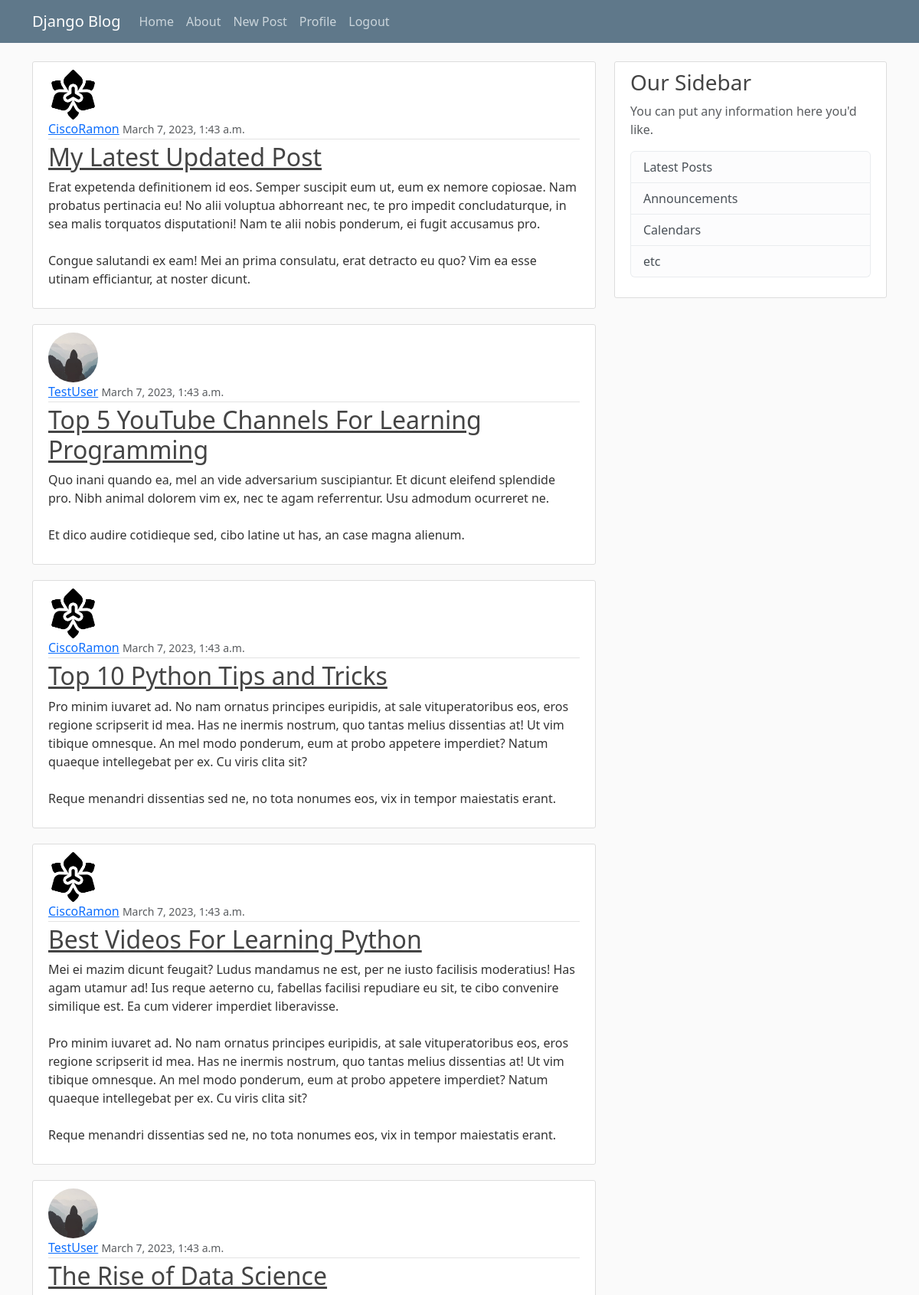
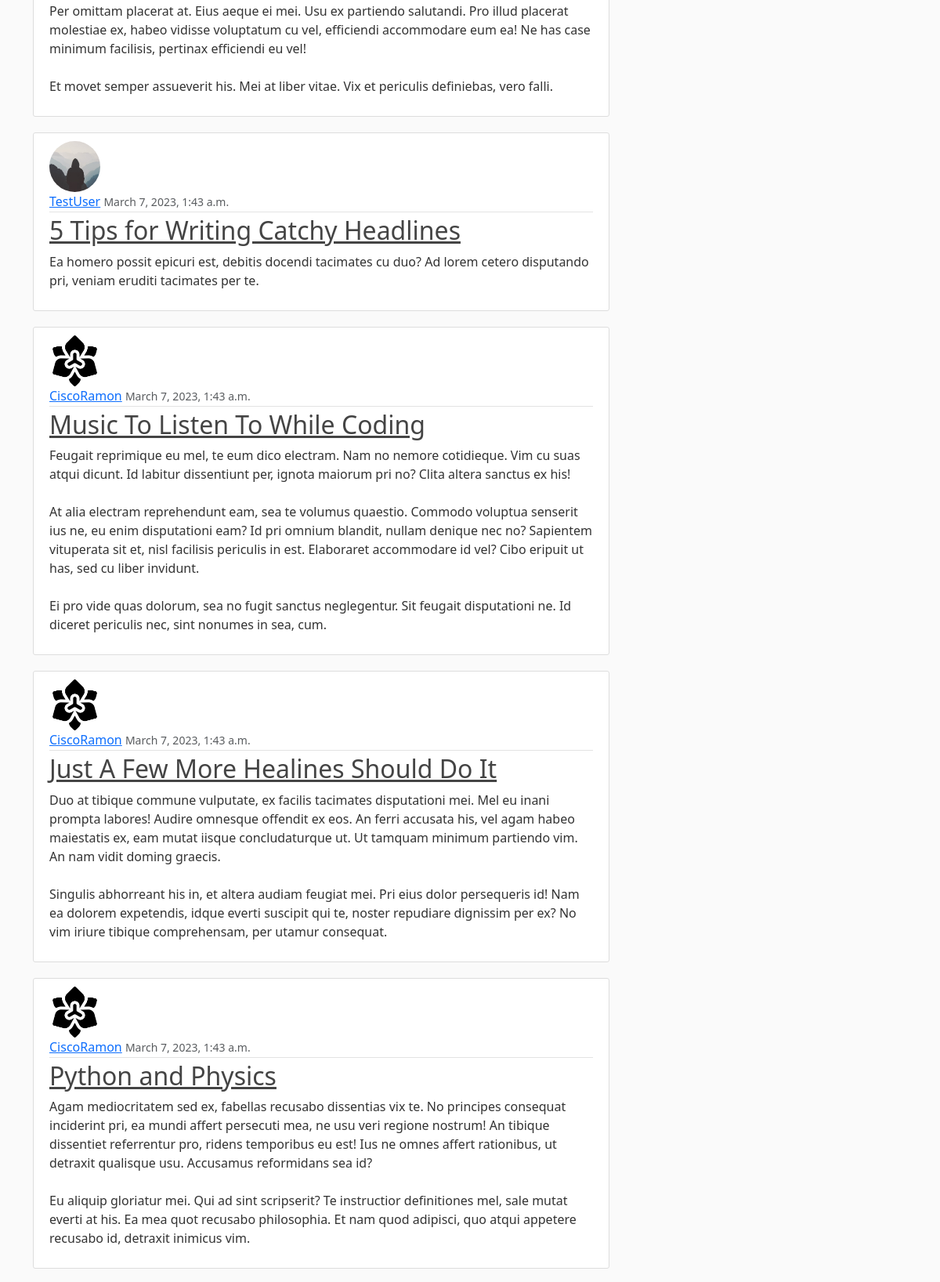
The app's page / (signed in, upper part) with its own data (2 pictures, top to bottom).
### blog/models.py (models this page shows, shortened)
class Post(models.Model):
    title = models.CharField(max_length=100)
    content = models.TextField()
    date_Posted = models.DateTimeField(auto_now_add=True)
    author = models.ForeignKey(User, on_delete=models.CASCADE)

### users/models.py (models this page shows, shortened)
class Profile(models.Model):
    user = models.OneToOneField(User, on_delete=models.CASCADE)
    image = models.ImageField(default='default.jpg',upload_to='profile_pics')

### blog/views.py (the view)
# urls.py: path('', PostListView.as_view(), name='blog-home'),
class PostListView(ListView):
    model = Post
    template_name = 'blog/home.html'
    context_object_name = 'posts' #taking the contexts from the
    ordering = ['-date_Posted'] #this changes the ordering of the posts (the lists being displayed) in our blog

### blog/templates/blog/home.html
{% extends 'blog/base.html' %}
{% block content %}
    {% for post in posts %}
    <article class="media content-section">
        <img class="rounded-circle article-img" src="{{ post.author.profile.image.url }}">
        <div class="media-body">
          <div class="article-metadata">
            <a class="mr-2" href="#">{{ post.author }}</a>
            <small class="text-muted">{{ post.date_Posted }}</small>
          </div>
          <h2><a class="article-title" href="{% url 'post-detail' post.id %}">{{ post.title }}</a></h2>
          <p class="article-content">{{ post.content }}</p>
        </div>
      </article>
    {% endfor %}
{% endblock content %}

### blog/static/blog/main.css (style rules this page uses)
body { background: #fafafa; color: #333333; margin-top: 5rem; }
h1, h2, h3, h4, h5, h6 { color: #444444; }
.content-section { background: #ffffff; padding: 10px 20px; border: 1px solid #dddddd; border-radius: 3px; margin-bottom: 20px; }
.article-title { color: #444444; }
.article-content { white-space: pre-line; }
.article-img { height: 65px; width: 65px; margin-right: 16px; }
.article-metadata { padding-bottom: 1px; margin-bottom: 4px; border-bottom: 1px solid #e3e3e3 }

### records on screen
Post: author.profile.image (picture), author "CiscoRamon", date_Posted "March 7, 2023, 1:43 a.m.", title "My Latest Updated Post", content "Erat expetenda definitionem id eos. Semper suscipit eum ut, eum ex nemore copiosae. Nam probatus pertinacia eu! No alii voluptua abhorreant nec, te pro impedit concludaturque, in sea malis torquatos disputationi! Nam te alii nobis ponderum, ei fugit accusamus pro. Congue salutandi ex eam! Mei an prima consulatu, erat detracto eu quo? Vim ea esse utinam efficiantur, at noster dicunt."
Post: author.profile.image (placeholder picture), author "TestUser", date_Posted "March 7, 2023, 1:43 a.m.", title "Top 5 YouTube Channels For Learning Programming", content "Quo inani quando ea, mel an vide adversarium suscipiantur. Et dicunt eleifend splendide pro. Nibh animal dolorem vim ex, nec te agam referrentur. Usu admodum ocurreret ne. Et dico audire cotidieque sed, cibo latine ut has, an case magna alienum."
Post: author.profile.image (picture), author "CiscoRamon", date_Posted "March 7, 2023, 1:43 a.m.", title "Top 10 Python Tips and Tricks", content "Pro minim iuvaret ad. No nam ornatus principes euripidis, at sale vituperatoribus eos, eros regione scripserit id mea. Has ne inermis nostrum, quo tantas melius dissentias at! Ut vim tibique omnesque. An mel modo ponderum, eum at probo appetere imperdiet? Natum quaeque intellegebat per ex. Cu viris clita sit? Reque menandri dissentias sed ne, no tota nonumes eos, vix in tempor maiestatis erant."
Post: author.profile.image (picture), author "CiscoRamon", date_Posted "March 7, 2023, 1:43 a.m.", title "Best Videos For Learning Python", content "Mei ei mazim dicunt feugait? Ludus mandamus ne est, per ne iusto facilisis moderatius! Has agam utamur ad! Ius reque aeterno cu, fabellas facilisi repudiare eu sit, te cibo convenire similique est. Ea cum viderer imperdiet liberavisse. Pro minim iuvaret ad. No nam ornatus principes euripidis, at sale vituperatoribus eos, eros regione scripserit id mea. Has ne inermis nostrum, quo tantas melius dissentias at! Ut vim tibique omnesque. An mel modo ponderum, eum at probo appetere imperdiet? Natum quaeque intellegebat per ex. Cu viris clita sit? Reque menandri dissentias sed ne, no tota nonumes eos, vix in tempor maiestatis erant."
Post: author.profile.image (placeholder picture), author "TestUser", date_Posted "March 7, 2023, 1:43 a.m.", title "The Rise of Data Science", content "Per omittam placerat at. Eius aeque ei mei. Usu ex partiendo salutandi. Pro illud placerat molestiae ex, habeo vidisse voluptatum cu vel, efficiendi accommodare eum ea! Ne has case minimum facilisis, pertinax efficiendi eu vel! Et movet semper assueverit his. Mei at liber vitae. Vix et periculis definiebas, vero falli."
Post: author.profile.image (placeholder picture), author "TestUser", date_Posted "March 7, 2023, 1:43 a.m.", title "5 Tips for Writing Catchy Headlines", content "Ea homero possit epicuri est, debitis docendi tacimates cu duo? Ad lorem cetero disputando pri, veniam eruditi tacimates per te."
Post: author.profile.image (picture), author "CiscoRamon", date_Posted "March 7, 2023, 1:43 a.m.", title "Music To Listen To While Coding", content "Feugait reprimique eu mel, te eum dico electram. Nam no nemore cotidieque. Vim cu suas atqui dicunt. Id labitur dissentiunt per, ignota maiorum pri no? Clita altera sanctus ex his! At alia electram reprehendunt eam, sea te volumus quaestio. Commodo voluptua senserit ius ne, eu enim disputationi eam? Id pri omnium blandit, nullam denique nec no? Sapientem vituperata sit et, nisl facilisis periculis in est. Elaboraret accommodare id vel? Cibo eripuit ut has, sed cu liber invidunt. Ei pro vide quas dolorum, sea no fugit sanctus neglegentur. Sit feugait disputationi ne. Id diceret periculis nec, sint nonumes in sea, cum."
Post: author.profile.image (picture), author "CiscoRamon", date_Posted "March 7, 2023, 1:43 a.m.", title "Just A Few More Healines Should Do It", content "Duo at tibique commune vulputate, ex facilis tacimates disputationi mei. Mel eu inani prompta labores! Audire omnesque offendit ex eos. An ferri accusata his, vel agam habeo maiestatis ex, eam mutat iisque concludaturque ut. Ut tamquam minimum partiendo vim. An nam vidit doming graecis. Singulis abhorreant his in, et altera audiam feugiat mei. Pri eius dolor persequeris id! Nam ea dolorem expetendis, idque everti suscipit qui te, noster repudiare dignissim per ex? No vim iriure tibique comprehensam, per utamur consequat."
Post: author.profile.image (picture), author "CiscoRamon", date_Posted "March 7, 2023, 1:43 a.m.", title "Python and Physics", content "Agam mediocritatem sed ex, fabellas recusabo dissentias vix te. No principes consequat inciderint pri, ea mundi affert persecuti mea, ne usu veri regione nostrum! An tibique dissentiet referrentur pro, ridens temporibus eu est! Ius ne omnes affert rationibus, ut detraxit qualisque usu. Accusamus reformidans sea id? Eu aliquip gloriatur mei. Qui ad sint scripserit? Te instructior definitiones mel, sale mutat everti at his. Ea mea quot recusabo philosophia. Et nam quod adipisci, quo atqui appetere recusabo id, detraxit inimicus vim."
